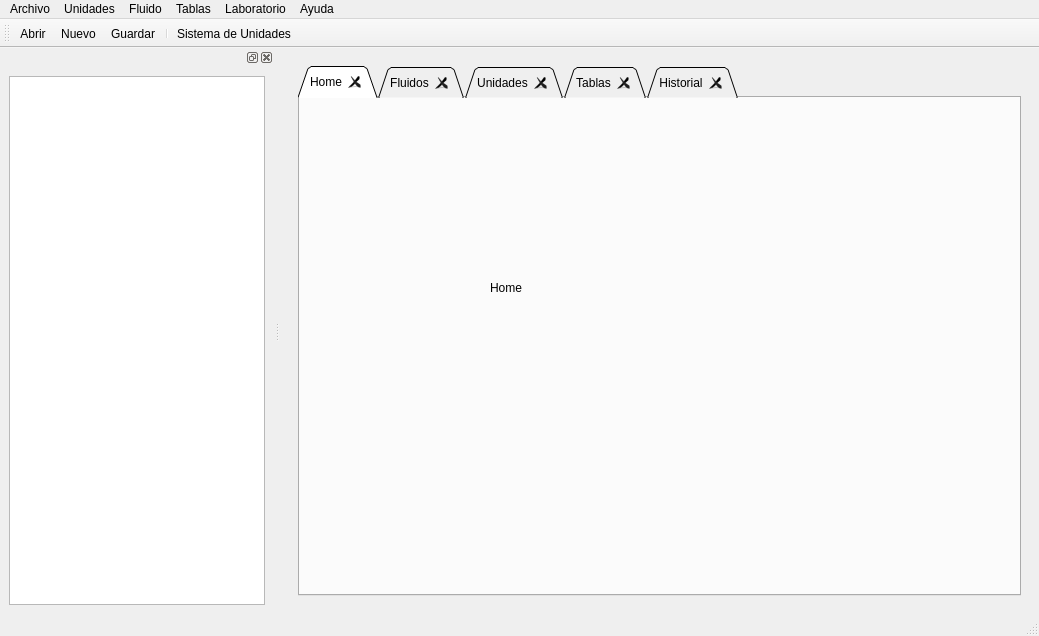
<?xml version="1.0" encoding="UTF-8"?>
<ui version="4.0">
 <class>MainWindow</class>
 <widget class="QMainWindow" name="MainWindow">
  <property name="geometry">
   <rect>
    <x>0</x>
    <y>0</y>
    <width>1039</width>
    <height>636</height>
   </rect>
  </property>
  <property name="windowTitle">
   <string>METL</string>
  </property>
  <property name="windowIcon">
   <iconset resource="iconos.qrc">
    <normaloff>:/new/prefix1/iconos/fuego.png</normaloff>:/new/prefix1/iconos/fuego.png</iconset>
  </property>
  <widget class="QWidget" name="centralwidget">
   <layout class="QGridLayout" name="gridLayout">
    <item row="0" column="0">
     <widget class="QStackedWidget" name="base">
      <widget class="QWidget" name="page">
       <layout class="QGridLayout" name="gridLayout_2">
        <item row="0" column="0">
         <widget class="QTabWidget" name="area_Trabajo">
          <property name="tabShape">
           <enum>QTabWidget::Triangular</enum>
          </property>
          <property name="currentIndex">
           <number>0</number>
          </property>
          <property name="tabsClosable">
           <bool>true</bool>
          </property>
          <widget class="QWidget" name="tab">
           <attribute name="icon">
            <iconset resource="iconos.qrc">
             <normaloff>:/new/prefix1/iconos/home.png</normaloff>:/new/prefix1/iconos/home.png</iconset>
           </attribute>
           <attribute name="title">
            <string>Home</string>
           </attribute>
           <widget class="QLabel" name="label_2">
            <property name="geometry">
             <rect>
              <x>190</x>
              <y>180</y>
              <width>63</width>
              <height>20</height>
             </rect>
            </property>
            <property name="text">
             <string>Home</string>
            </property>
           </widget>
          </widget>
          <widget class="QWidget" name="tab_2">
           <attribute name="icon">
            <iconset resource="iconos.qrc">
             <normaloff>:/new/prefix1/iconos/fluido.png</normaloff>:/new/prefix1/iconos/fluido.png</iconset>
           </attribute>
           <attribute name="title">
            <string>Fluidos</string>
           </attribute>
           <widget class="QLabel" name="label_3">
            <property name="geometry">
             <rect>
              <x>290</x>
              <y>130</y>
              <width>63</width>
              <height>20</height>
             </rect>
            </property>
            <property name="text">
             <string>Fluidos</string>
            </property>
           </widget>
          </widget>
          <widget class="QWidget" name="tab_3">
           <attribute name="icon">
            <iconset resource="iconos.qrc">
             <normaloff>:/new/prefix1/iconos/si.jpg</normaloff>:/new/prefix1/iconos/si.jpg</iconset>
           </attribute>
           <attribute name="title">
            <string>Unidades</string>
           </attribute>
           <widget class="QLabel" name="label_4">
            <property name="geometry">
             <rect>
              <x>220</x>
              <y>210</y>
              <width>63</width>
              <height>20</height>
             </rect>
            </property>
            <property name="text">
             <string>unidades</string>
            </property>
           </widget>
          </widget>
          <widget class="QWidget" name="tab_4">
           <attribute name="icon">
            <iconset resource="iconos.qrc">
             <normaloff>:/new/prefix1/iconos/tabla.png</normaloff>:/new/prefix1/iconos/tabla.png</iconset>
           </attribute>
           <attribute name="title">
            <string>Tablas</string>
           </attribute>
           <widget class="QLabel" name="label_5">
            <property name="geometry">
             <rect>
              <x>270</x>
              <y>170</y>
              <width>63</width>
              <height>20</height>
             </rect>
            </property>
            <property name="text">
             <string>tablas</string>
            </property>
           </widget>
          </widget>
          <widget class="QWidget" name="tab_5">
           <attribute name="icon">
            <iconset resource="iconos.qrc">
             <normaloff>:/new/prefix1/iconos/historial.png</normaloff>:/new/prefix1/iconos/historial.png</iconset>
           </attribute>
           <attribute name="title">
            <string>Historial</string>
           </attribute>
           <widget class="QLabel" name="label">
            <property name="geometry">
             <rect>
              <x>160</x>
              <y>140</y>
              <width>63</width>
              <height>20</height>
             </rect>
            </property>
            <property name="text">
             <string>Historial</string>
            </property>
           </widget>
          </widget>
         </widget>
        </item>
       </layout>
      </widget>
      <widget class="QWidget" name="page_2"/>
     </widget>
    </item>
   </layout>
  </widget>
  <widget class="QMenuBar" name="menubar">
   <property name="geometry">
    <rect>
     <x>0</x>
     <y>0</y>
     <width>1039</width>
     <height>25</height>
    </rect>
   </property>
   <widget class="QMenu" name="menuArchivo">
    <property name="title">
     <string>Archivo</string>
    </property>
    <addaction name="actionAbrir"/>
    <addaction name="actionNuevo"/>
    <addaction name="actionGuardar"/>
    <addaction name="actionGuardar_Como"/>
    <addaction name="actionImprimir"/>
    <addaction name="actionSalir"/>
   </widget>
   <widget class="QMenu" name="menuUnidades">
    <property name="title">
     <string>Unidades</string>
    </property>
    <addaction name="actionSistema_Internacional"/>
    <addaction name="actionSistema_ingles"/>
   </widget>
   <widget class="QMenu" name="menuFluido">
    <property name="title">
     <string>Fluido</string>
    </property>
   </widget>
   <widget class="QMenu" name="menuTablas">
    <property name="title">
     <string>Tablas</string>
    </property>
   </widget>
   <widget class="QMenu" name="menuLaboratorio">
    <property name="title">
     <string>Laboratorio</string>
    </property>
   </widget>
   <widget class="QMenu" name="menuAyuda">
    <property name="title">
     <string>Ayuda</string>
    </property>
   </widget>
   <addaction name="menuArchivo"/>
   <addaction name="menuUnidades"/>
   <addaction name="menuFluido"/>
   <addaction name="menuTablas"/>
   <addaction name="menuLaboratorio"/>
   <addaction name="menuAyuda"/>
  </widget>
  <widget class="QStatusBar" name="statusbar"/>
  <widget class="QToolBar" name="toolBar">
   <property name="windowTitle">
    <string>toolBar</string>
   </property>
   <attribute name="toolBarArea">
    <enum>TopToolBarArea</enum>
   </attribute>
   <attribute name="toolBarBreak">
    <bool>false</bool>
   </attribute>
   <addaction name="actionAbrir"/>
   <addaction name="actionNuevo"/>
   <addaction name="actionGuardar"/>
   <addaction name="separator"/>
   <addaction name="actionSistema_de_Unidades"/>
  </widget>
  <widget class="QDockWidget" name="bl">
   <attribute name="dockWidgetArea">
    <number>1</number>
   </attribute>
   <widget class="QWidget" name="dockWidgetContents">
    <layout class="QGridLayout" name="gridLayout_3">
     <item row="0" column="0">
      <widget class="QTreeWidget" name="arbol">
       <attribute name="headerVisible">
        <bool>false</bool>
       </attribute>
       <column>
        <property name="text">
         <string notr="true">1</string>
        </property>
       </column>
      </widget>
     </item>
    </layout>
   </widget>
  </widget>
  <action name="actionAbrir">
   <property name="icon">
    <iconset resource="iconos.qrc">
     <normaloff>:/new/prefix1/iconos/abrir-documento.png</normaloff>:/new/prefix1/iconos/abrir-documento.png</iconset>
   </property>
   <property name="text">
    <string>Abrir</string>
   </property>
  </action>
  <action name="actionNuevo">
   <property name="icon">
    <iconset resource="iconos.qrc">
     <normaloff>:/new/prefix1/iconos/nuevo-mensaje.png</normaloff>:/new/prefix1/iconos/nuevo-mensaje.png</iconset>
   </property>
   <property name="text">
    <string>Nuevo</string>
   </property>
  </action>
  <action name="actionGuardar">
   <property name="icon">
    <iconset resource="iconos.qrc">
     <normaloff>:/new/prefix1/iconos/guardar-el-archivo.png</normaloff>:/new/prefix1/iconos/guardar-el-archivo.png</iconset>
   </property>
   <property name="text">
    <string>Guardar</string>
   </property>
  </action>
  <action name="actionImprimir">
   <property name="icon">
    <iconset resource="iconos.qrc">
     <normaloff>:/new/prefix1/iconos/impresora.png</normaloff>:/new/prefix1/iconos/impresora.png</iconset>
   </property>
   <property name="text">
    <string>Imprimir</string>
   </property>
  </action>
  <action name="actionSalir">
   <property name="icon">
    <iconset resource="iconos.qrc">
     <normaloff>:/new/prefix1/iconos/boton-cerrar.png</normaloff>:/new/prefix1/iconos/boton-cerrar.png</iconset>
   </property>
   <property name="text">
    <string>Salir</string>
   </property>
  </action>
  <action name="actionSistema_Internacional">
   <property name="text">
    <string>Sistema Internacional</string>
   </property>
  </action>
  <action name="actionSistema_ingles">
   <property name="text">
    <string>Sistema ingles</string>
   </property>
  </action>
  <action name="actionGuardar_Como">
   <property name="icon">
    <iconset resource="iconos.qrc">
     <normaloff>:/new/prefix1/iconos/guardar-el-archivo.png</normaloff>:/new/prefix1/iconos/guardar-el-archivo.png</iconset>
   </property>
   <property name="text">
    <string>Guardar Como</string>
   </property>
  </action>
  <action name="actionSistema_de_Unidades">
   <property name="icon">
    <iconset resource="iconos.qrc">
     <normaloff>:/new/prefix1/iconos/si.jpg</normaloff>:/new/prefix1/iconos/si.jpg</iconset>
   </property>
   <property name="text">
    <string>Sistema de Unidades</string>
   </property>
  </action>
 </widget>
 <resources>
  <include location="iconos.qrc"/>
 </resources>
 <connections/>
</ui>
